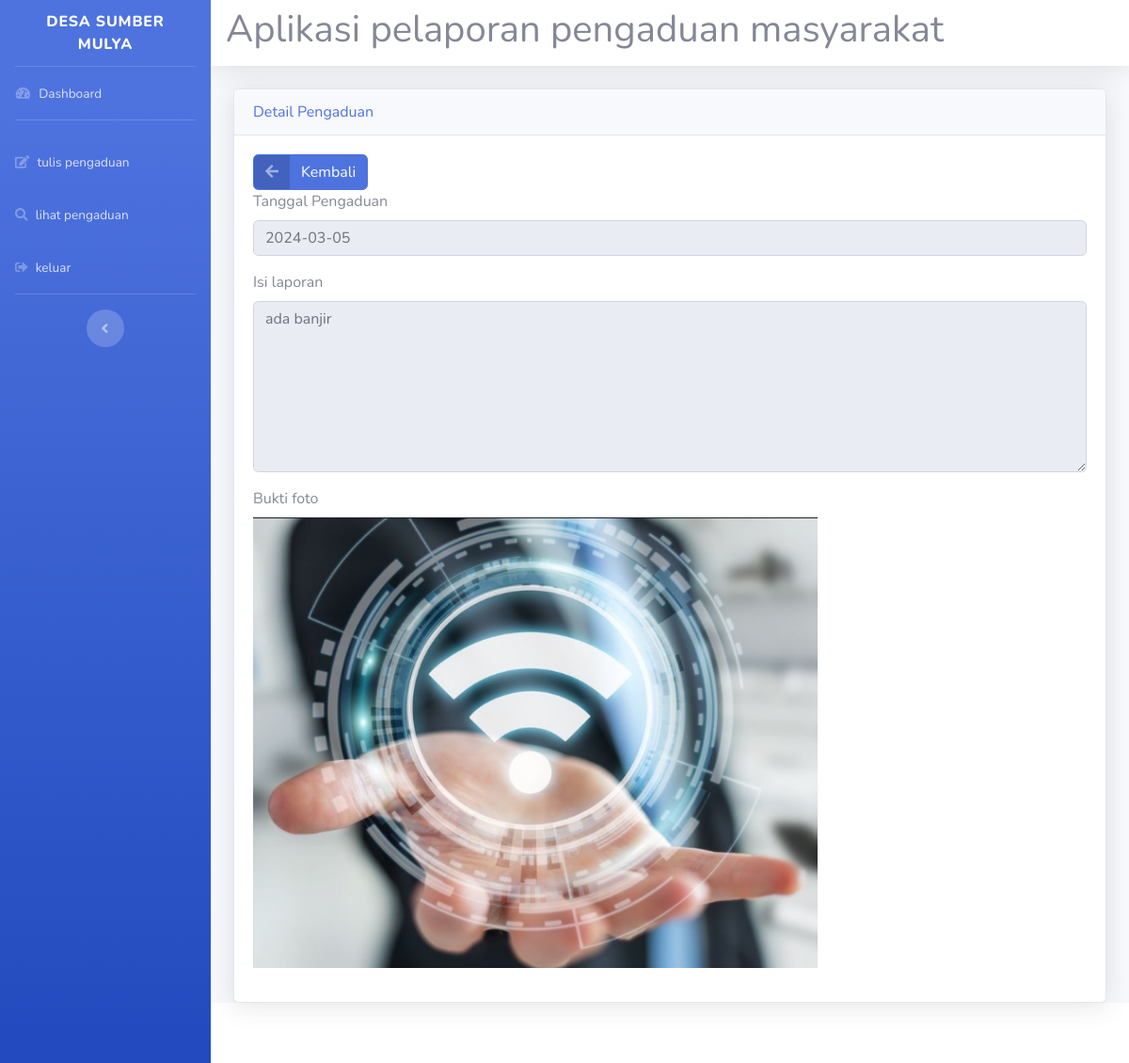
/masyarakat.php?url=detail_pengaduan&id=1193 (signed in), run on the app's committed database.
### tables this page shows
CREATE TABLE `pengaduan` (
  `id_pengaduan` int(11) NOT NULL,
  `tgl_pengaduan` date NOT NULL,
  `nik` char(16) NOT NULL,
  `isi_laporan` text NOT NULL,
  `foto` varchar(255) NOT NULL,
  `status` enum('0','proses','selesai') NOT NULL
);

### detail_pengaduan.php (the view, shortened to what this page needs)
<!DOCTYPE html>
<html lang="en">
<head>
  <link href="vendor/fontawesome-free/css/all.min.css" rel="stylesheet" type="text/css">
  <link href="css/sb-admin-2.min.css" rel="stylesheet">
</head>
<body id="page-top">
<div class="card shadow">
  <div class="card-header text-primary">
    Detail Pengaduan
  </div>
  <div class="card-body">
  <div>
    <a href="?url=lihat_pengaduan" class="btn btn-primary btn-icon-split">
    <span class="icon text-white-50">
      <i class="fas fa-arrow-left"></i>
    </span>
    <span class="text">Kembali</span>
  </a>
  </div>
    <form action="" method="post" class="form-horizontal" enctype="multipart/form-data">
      <?php
      $sql=mysql_query("select * from pengaduan where id_pengaduan='$_GET[id]'");
      $data=mysql_fetch_array($sql);
      if ($sql) {
      ?>
     <div class="form-group cols-sm-6">
        <label>Tanggal Pengaduan</label>
        <input type="text" name="tgl_pengaduan" value="<?php echo $data['tgl_pengaduan']; ?>" class="form-control" readonly>
      </div>
      <div class="form-group cols-sm-6">
        <label>Isi laporan</label>
        <textarea name="isi_laporan" rows="7" class="form-control" readonly=""><?php echo $data['isi_laporan']; ?></textarea>
      </div>
      <div class="form-group cols-sm-6">
        <label>Bukti foto</label><br>
        <img src="img/<?php echo $data['foto']; ?>" width=600>
      </div>
    </form>
  <?php } ?>
  </div>
</div>
</body>
</html>

### data on the page
pengaduan: tgl_pengaduan "2024-03-05", isi_laporan "ada banjir", foto (picture)
